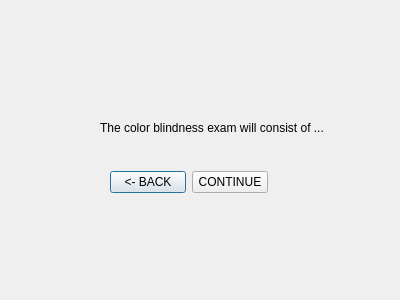
<?xml version="1.0" encoding="UTF-8"?>
<ui version="4.0">
 <class>colordescr</class>
 <widget class="QDialog" name="colordescr">
  <property name="geometry">
   <rect>
    <x>0</x>
    <y>0</y>
    <width>400</width>
    <height>300</height>
   </rect>
  </property>
  <property name="windowTitle">
   <string>Dialog</string>
  </property>
  <widget class="QLabel" name="label">
   <property name="geometry">
    <rect>
     <x>100</x>
     <y>120</y>
     <width>241</width>
     <height>16</height>
    </rect>
   </property>
   <property name="text">
    <string>The color blindness exam will consist of ...</string>
   </property>
  </widget>
  <widget class="QWidget" name="">
   <property name="geometry">
    <rect>
     <x>110</x>
     <y>170</y>
     <width>158</width>
     <height>25</height>
    </rect>
   </property>
   <layout class="QHBoxLayout" name="horizontalLayout">
    <item>
     <widget class="QPushButton" name="cdescrbakButton">
      <property name="text">
       <string>&lt;- BACK</string>
      </property>
     </widget>
    </item>
    <item>
     <widget class="QPushButton" name="cdescrcontButton">
      <property name="text">
       <string>CONTINUE</string>
      </property>
     </widget>
    </item>
   </layout>
  </widget>
 </widget>
 <resources/>
 <connections/>
</ui>
